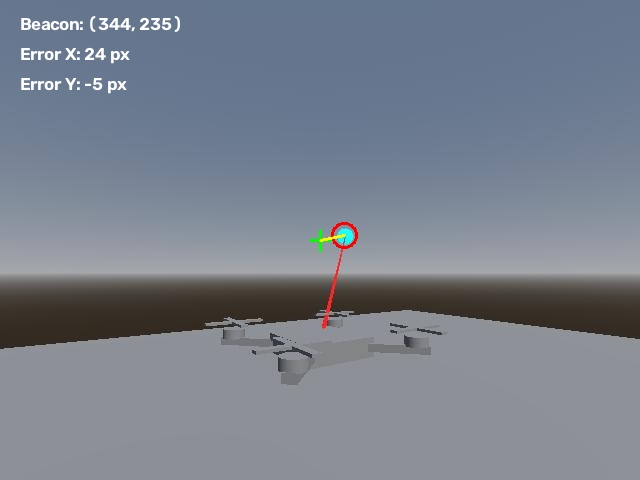
#> input picture latest_frame.jpg, 640 x 480 px
$ python -i opencv_fast.py   (imports and definitions only)
#> lines starting #> are read from the running program, lines starting #| are printed output that depends on the picture; after the words box and inside, x2 and y2 are one past the last pixel; in counts of white or black regions, pixels touching at a corner belong together
#> further down, picture is the input picture: shape (480, 640, 3); mean B, G, R 140.7, 128.1, 120.7
from __future__ import annotations

from typing import Optional

import cv2
import numpy as np


class OpenCVFastDetector:
    """Primary fast detector for the cyan beacon in a 640x480 frame."""

    def __init__(
        self,
        hsv_lower: tuple[int, int, int] = (75, 100, 100),
        hsv_upper: tuple[int, int, int] = (105, 255, 255),
        min_area: float = 3.0,
    ) -> None:
        self.hsv_lower = np.array(hsv_lower, dtype=np.uint8)
        self.hsv_upper = np.array(hsv_upper, dtype=np.uint8)
        self.min_area = min_area

    def detect(self, frame: np.ndarray) -> Optional[dict]:
        if frame is None or frame.size == 0:
            return None

        hsv = cv2.cvtColor(frame, cv2.COLOR_BGR2HSV)
#> hsv: shape (480, 640, 3); mean H, S, V 100, 44.3, 142.6
        mask = cv2.inRange(hsv, self.hsv_lower, self.hsv_upper)
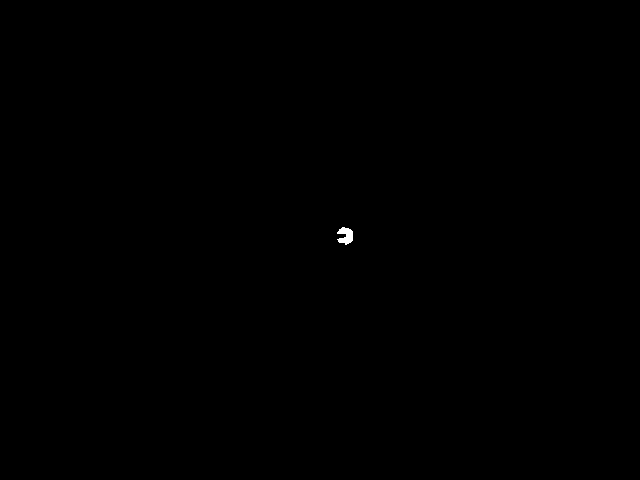
#> mask: shape (480, 640); 0.06% white; 1 white region, box (x1, y1, x2, y2) and area: (337, 227, 353, 245) 190

        kernel = np.ones((3, 3), np.uint8)
        mask = cv2.morphologyEx(mask, cv2.MORPH_OPEN, kernel)
#> mask: shape (480, 640); 0.06% white; 1 white region

        contours, _ = cv2.findContours(mask, cv2.RETR_EXTERNAL, cv2.CHAIN_APPROX_SIMPLE)
#> contours = 1 contour; box (x1, y1, x2, y2) and area: (338, 227, 353, 244) 154
        if not contours:
            return None

        largest = max(contours, key=cv2.contourArea)
#> largest = contour of 28 points, box (x1, y1, x2, y2) (338, 227, 353, 244), area 154
        area = cv2.contourArea(largest)
#> area = 154
        if area < self.min_area:
            return None

        moments = cv2.moments(largest)
#> moments = moments, m00 154, centre m10/m00, m01/m00 = (345.7, 235.2)
        if moments["m00"] == 0:
            return None

        x = int(moments["m10"] / moments["m00"])
#> x = 345
        y = int(moments["m01"] / moments["m00"])
#> y = 235

        x, y, w, h = cv2.boundingRect(largest)
#> x = 338; y = 227; w = 15; h = 17
        return {
            "x": float(x + w / 2.0),
            "y": float(y + h / 2.0),
            "width": float(w),
            "height": float(h),
            "confidence": 1.0,
            "class_id": 0,
        }

>>> import cv2
>>> picture = cv2.imread('../latest_frame.jpg')
>>> result = OpenCVFastDetector().detect(picture)
#> result = {'x': 345.5, 'y': 235.5, 'width': 15, 'height': 17, 'confidence': 1, 'class_id': 0}
